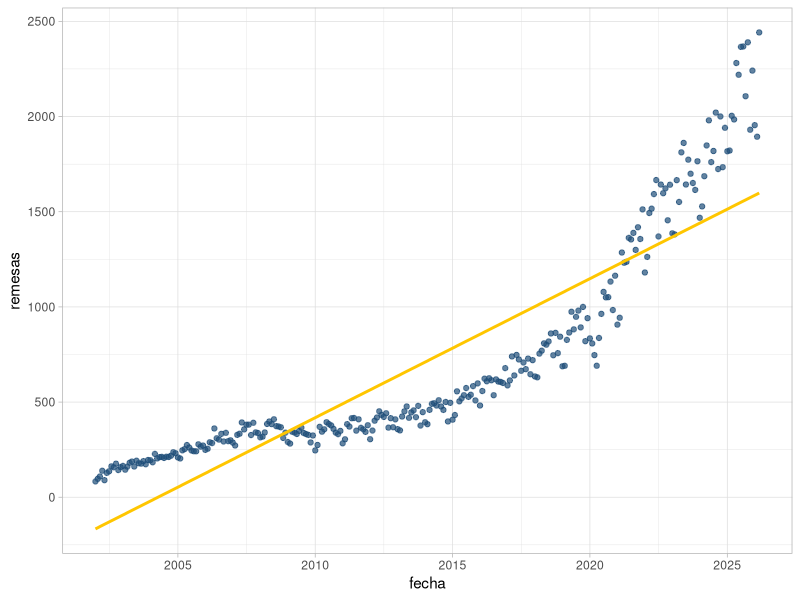

The R script that drew this image:
## ---- chunk 1
knitr::opts_chunk$set(echo = TRUE)

library(here)
library(readr)
library(dplyr)
library(tidyr)
library(ggplot2)
## ---- chunk 2
remesas_wide <- read_csv(
  here("mrl/final-project/remfam2002_2026.csv"),
  show_col_types = FALSE
)

head(remesas_wide)
## ---- chunk 3
meses <- c(
  "Enero", "Febrero", "Marzo", "Abril", "Mayo", "Junio",
  "Julio", "Agosto", "Septiembre", "Octubre", "Noviembre", "Diciembre"
)

remesas_long <- remesas_wide %>%
  pivot_longer(
    cols = -Mes,
    names_to = "anio",
    values_to = "remesas"
  ) %>%
  mutate(
    anio = as.integer(anio),
    remesas = as.numeric(remesas)
  ) %>%
  drop_na(remesas) %>%
  mutate(
    mes_num = match(Mes, meses),
    fecha = as.Date(sprintf("%04d-%02d-01", anio, mes_num))
  ) %>%
  arrange(fecha) %>%
  mutate(t = row_number())

head(remesas_long)
tail(remesas_long)
nrow(remesas_long)
## ---- chunk 4
# Ajuste del modelo lineal usando remesas_long
modelo_lineal <- lm(remesas ~ t, data = remesas_long)

# Nuevo objeto para evaluación y gráfica
lineal_df <- remesas_long %>%
  mutate(ajuste_lineal = fitted(modelo_lineal))

# Gráfica de datos observados y ajuste
ggplot(lineal_df, aes(x = fecha, y = remesas)) +
  geom_point(color = "#1f4e79", alpha = 0.7) +
  geom_line(aes(y = ajuste_lineal), color = "#ffc600", linewidth = 1) +
  theme_light()
## ---- chunk 5
# agregar exponencial aqui
## ---- chunk 6
# agregar logaritmico aqui
## ---- chunk 7
# agregar reciproco aqui
## ---- chunk 8
# agregar potencial aqui
